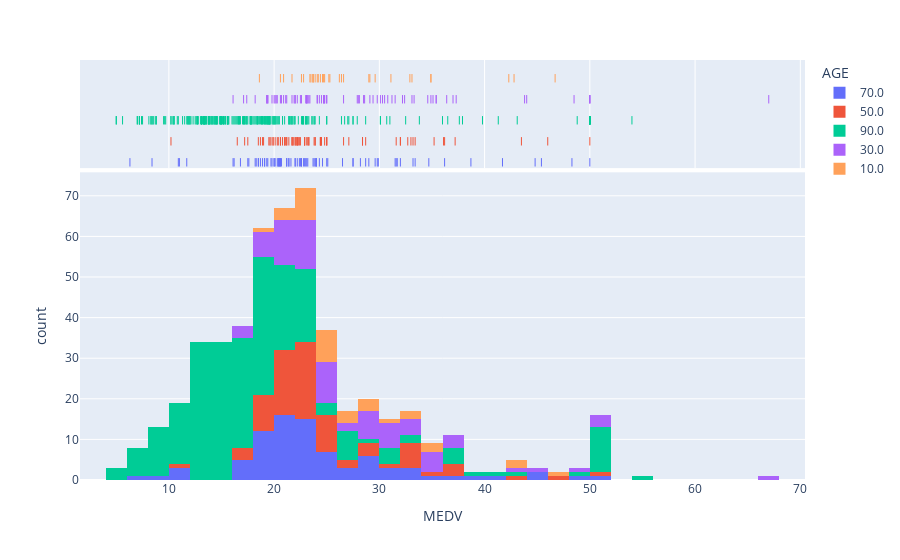

This figure's notebook cell:
### Code cell
px.histogram(data[["MEDV", "AGE"]], x="MEDV", color="AGE", marginal="rug")

### Figure 1 — Plotly figure (JSON) as saved in the notebook; plotly's stock layout.template omitted (floating-point values rounded to 4 significant figures; data arrays with more than 128 entries replaced by an {"elided": "..."} marker saying what was removed)
{"data": [{"alignmentgroup": "True", "bingroup": "x", "hovertemplate": "AGE=70.0<br>MEDV=%{x}<br>count=%{y}<extra></extra>", "legendgroup": "70.0", "marker": {"color": "#636efa", "pattern": {"shape": ""}}, "name": "70.0", "offsetgroup": "70.0", "orientation": "v", "showlegend": true, "type": "histogram", "x": [24, 21.6, 34.7, 22.9, 20.4, 18.2, 18.9, 20, 19.4, 20.5, 18.7, 22.2, 20, 23.9, 28.7, 22.6, 22, 20.6, 21.4, 38.7, 33.2, 27.5, 26.5, 21.2, 20.4, 19.3, 22, 23.8, 22.6, 24.6, 29.9, 36.2, 29.6, 22.5, 27.5, 44.8, 31.6, 24.3, 31.7, 41.7, 48.3, 29, 24, 25.1, 31.5, 20.1, 17.6, 18.5, 20.5, 22.8, 50, 20.7, 45.4, 33.4, 28.2, 20.3, 16.2, 19.8, 23.1, 18.5, 6.3, 8.4, 11.7, 10.9, 11, 16.1, 21.4, 19.1, 23.2, 29.8, 23, 23.7, 25, 19.1, 19.7, 18.3, 21.2, 17.5, 16.8, 22.4, 20.6, 32, 24], "xaxis": "x", "yaxis": "y"}, {"alignmentgroup": "True", "boxpoints": "all", "fillcolor": "rgba(255,255,255,0)", "hoveron": "points", "hovertemplate": "AGE=70.0<br>MEDV=%{x}<extra></extra>", "jitter": 0, "legendgroup": "70.0", "line": {"color": "rgba(255,255,255,0)"}, "marker": {"color": "#636efa", "symbol": "line-ns-open"}, "name": "70.0", "offsetgroup": "70.0", "showlegend": false, "type": "box", "x": [24, 21.6, 34.7, 22.9, 20.4, 18.2, 18.9, 20, 19.4, 20.5, 18.7, 22.2, 20, 23.9, 28.7, 22.6, 22, 20.6, 21.4, 38.7, 33.2, 27.5, 26.5, 21.2, 20.4, 19.3, 22, 23.8, 22.6, 24.6, 29.9, 36.2, 29.6, 22.5, 27.5, 44.8, 31.6, 24.3, 31.7, 41.7, 48.3, 29, 24, 25.1, 31.5, 20.1, 17.6, 18.5, 20.5, 22.8, 50, 20.7, 45.4, 33.4, 28.2, 20.3, 16.2, 19.8, 23.1, 18.5, 6.3, 8.4, 11.7, 10.9, 11, 16.1, 21.4, 19.1, 23.2, 29.8, 23, 23.7, 25, 19.1, 19.7, 18.3, 21.2, 17.5, 16.8, 22.4, 20.6, 32, 24], "xaxis": "x2", "yaxis": "y2"}, {"alignmentgroup": "True", "bingroup": "x", "hovertemplate": "AGE=50.0<br>MEDV=%{x}<br>count=%{y}<extra></extra>", "legendgroup": "50.0", "marker": {"color": "#EF553B", "pattern": {"shape": ""}}, "name": "50.0", "offsetgroup": "50.0", "orientation": "v", "showlegend": true, "type": "histogram", "x": [33.4, 36.2, 28.7, 19.9, 21, 19.7, 18.9, 31.6, 19.6, 25, 33, 21.4, 20.8, 21.2, 22.9, 23.9, 26.6, 22.5, 22.2, 22.9, 28.4, 21.7, 23.2, 37.2, 50, 32, 24.4, 24.4, 22.4, 25, 23.3, 23.3, 22, 22.2, 24.5, 43.5, 21.1, 24.4, 35.2, 32, 33.2, 46, 22.3, 21.7, 27.1, 20.3, 24.8, 22, 36.1, 28.4, 22.1, 21, 23.8, 23.1, 20.4, 25, 22.2, 19.5, 18.5, 19, 18.7, 32.7, 16.5, 23.9, 17.5, 17.2, 22.9, 10.2, 19.9, 20.1, 21.8, 20.6, 21.2, 20.6, 21.8, 24.5], "xaxis": "x", "yaxis": "y"}, {"alignmentgroup": "True", "boxpoints": "all", "fillcolor": "rgba(255,255,255,0)", "hoveron": "points", "hovertemplate": "AGE=50.0<br>MEDV=%{x}<extra></extra>", "jitter": 0, "legendgroup": "50.0", "line": {"color": "rgba(255,255,255,0)"}, "marker": {"color": "#EF553B", "symbol": "line-ns-open"}, "name": "50.0", "offsetgroup": "50.0", "showlegend": false, "type": "box", "x": [33.4, 36.2, 28.7, 19.9, 21, 19.7, 18.9, 31.6, 19.6, 25, 33, 21.4, 20.8, 21.2, 22.9, 23.9, 26.6, 22.5, 22.2, 22.9, 28.4, 21.7, 23.2, 37.2, 50, 32, 24.4, 24.4, 22.4, 25, 23.3, 23.3, 22, 22.2, 24.5, 43.5, 21.1, 24.4, 35.2, 32, 33.2, 46, 22.3, 21.7, 27.1, 20.3, 24.8, 22, 36.1, 28.4, 22.1, 21, 23.8, 23.1, 20.4, 25, 22.2, 19.5, 18.5, 19, 18.7, 32.7, 16.5, 23.9, 17.5, 17.2, 22.9, 10.2, 19.9, 20.1, 21.8, 20.6, 21.2, 20.6, 21.8, 24.5], "xaxis": "x2", "yaxis": "y2"}, {"alignmentgroup": "True", "bingroup": "x", "hovertemplate": "AGE=90.0<br>MEDV=%{x}<br>count=%{y}<extra></extra>", "legendgroup": "90.0", "marker": {"color": "#00cc96", "pattern": {"shape": ""}}, "name": "90.0", "offsetgroup": "90.0", "orientation": "v", "showlegend": true, "type": "histogram", "x": {"elided": "242 float values"}, "xaxis": "x", "yaxis": "y"}, {"alignmentgroup": "True", "boxpoints": "all", "fillcolor": "rgba(255,255,255,0)", "hoveron": "points", "hovertemplate": "AGE=90.0<br>MEDV=%{x}<extra></extra>", "jitter": 0, "legendgroup": "90.0", "line": {"color": "rgba(255,255,255,0)"}, "marker": {"color": "#00cc96", "symbol": "line-ns-open"}, "name": "90.0", "offsetgroup": "90.0", "showlegend": false, "type": "box", "x": {"elided": "242 float values"}, "xaxis": "x2", "yaxis": "y2"}, {"alignmentgroup": "True", "bingroup": "x", "hovertemplate": "AGE=30.0<br>MEDV=%{x}<br>count=%{y}<extra></extra>", "legendgroup": "30.0", "marker": {"color": "#ab63fa", "pattern": {"shape": ""}}, "name": "30.0", "offsetgroup": "30.0", "orientation": "v", "showlegend": true, "type": "histogram", "x": [21.7, 23.1, 20.2, 24.7, 30.8, 21.2, 19.3, 20, 25, 23.4, 35.4, 24.7, 23.3, 19.4, 22, 17.4, 20.9, 20.3, 28, 24.8, 25, 43.8, 29.4, 29.8, 34.9, 37, 30.5, 36.4, 50, 33.3, 30.3, 34.6, 24.1, 48.5, 50, 22.6, 28.1, 31.5, 24.3, 21.9, 44, 32.4, 33.1, 29.1, 35.1, 35.4, 50, 32.2, 22, 20.1, 23.2, 24.8, 28.5, 37.3, 27.9, 28.6, 22.5, 16.1, 23, 19.3, 19.8, 17.1, 19.4, 22.2, 20.7, 21.1, 20.6, 31.2, 23.1, 24.5, 26.6, 24.1, 30.1, 18.2, 23.1, 67], "xaxis": "x", "yaxis": "y"}, {"alignmentgroup": "True", "boxpoints": "all", "fillcolor": "rgba(255,255,255,0)", "hoveron": "points", "hovertemplate": "AGE=30.0<br>MEDV=%{x}<extra></extra>", "jitter": 0, "legendgroup": "30.0", "line": {"color": "rgba(255,255,255,0)"}, "marker": {"color": "#ab63fa", "symbol": "line-ns-open"}, "name": "30.0", "offsetgroup": "30.0", "showlegend": false, "type": "box", "x": [21.7, 23.1, 20.2, 24.7, 30.8, 21.2, 19.3, 20, 25, 23.4, 35.4, 24.7, 23.3, 19.4, 22, 17.4, 20.9, 20.3, 28, 24.8, 25, 43.8, 29.4, 29.8, 34.9, 37, 30.5, 36.4, 50, 33.3, 30.3, 34.6, 24.1, 48.5, 50, 22.6, 28.1, 31.5, 24.3, 21.9, 44, 32.4, 33.1, 29.1, 35.1, 35.4, 50, 32.2, 22, 20.1, 23.2, 24.8, 28.5, 37.3, 27.9, 28.6, 22.5, 16.1, 23, 19.3, 19.8, 17.1, 19.4, 22.2, 20.7, 21.1, 20.6, 31.2, 23.1, 24.5, 26.6, 24.1, 30.1, 18.2, 23.1, 67], "xaxis": "x2", "yaxis": "y2"}, {"alignmentgroup": "True", "bingroup": "x", "hovertemplate": "AGE=10.0<br>MEDV=%{x}<br>count=%{y}<extra></extra>", "legendgroup": "10.0", "marker": {"color": "#FFA15A", "pattern": {"shape": ""}}, "name": "10.0", "offsetgroup": "10.0", "orientation": "v", "showlegend": true, "type": "histogram", "x": [34.9, 26.6, 25.3, 24.7, 23.5, 24.2, 21.7, 22.8, 23.4, 24.1, 31.1, 29.1, 34.9, 32.9, 42.3, 23.7, 46.7, 23.7, 23.7, 26.2, 24.4, 24.8, 29.6, 42.8, 20.9, 25.2, 23.9, 29, 26.4, 33.1, 24.6, 22.6, 18.6, 20.6], "xaxis": "x", "yaxis": "y"}, {"alignmentgroup": "True", "boxpoints": "all", "fillcolor": "rgba(255,255,255,0)", "hoveron": "points", "hovertemplate": "AGE=10.0<br>MEDV=%{x}<extra></extra>", "jitter": 0, "legendgroup": "10.0", "line": {"color": "rgba(255,255,255,0)"}, "marker": {"color": "#FFA15A", "symbol": "line-ns-open"}, "name": "10.0", "offsetgroup": "10.0", "showlegend": false, "type": "box", "x": [34.9, 26.6, 25.3, 24.7, 23.5, 24.2, 21.7, 22.8, 23.4, 24.1, 31.1, 29.1, 34.9, 32.9, 42.3, 23.7, 46.7, 23.7, 23.7, 26.2, 24.4, 24.8, 29.6, 42.8, 20.9, 25.2, 23.9, 29, 26.4, 33.1, 24.6, 22.6, 18.6, 20.6], "xaxis": "x2", "yaxis": "y2"}], "layout": {"barmode": "relative", "legend": {"title": {"text": "AGE"}, "tracegroupgap": 0}, "margin": {"t": 60}, "xaxis": {"anchor": "y", "domain": [0, 1], "title": {"text": "MEDV"}}, "xaxis2": {"anchor": "y2", "domain": [0, 1], "matches": "x", "showgrid": true, "showticklabels": false}, "yaxis": {"anchor": "x", "domain": [0, 0.7326], "title": {"text": "count"}}, "yaxis2": {"anchor": "x2", "domain": [0.7426, 1], "matches": "y2", "showgrid": false, "showline": false, "showticklabels": false, "ticks": ""}}}
